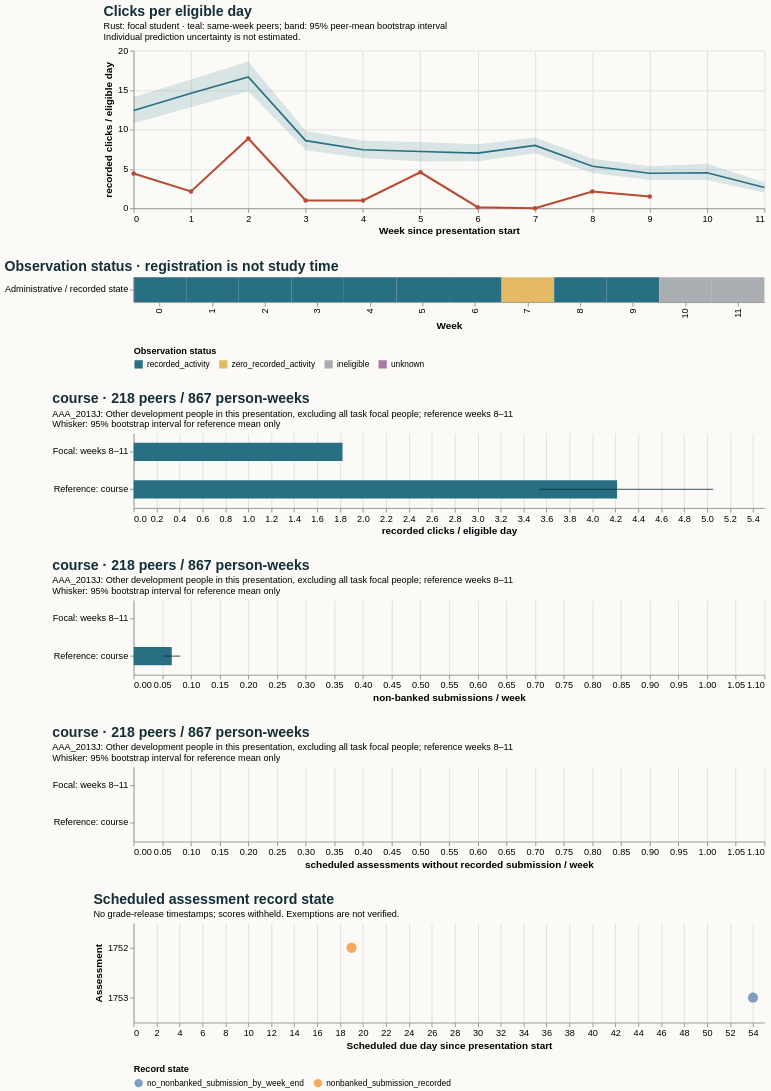

The specification (Vega-Lite) saved for this image:
### Vega-Lite specification from a JSON file in a GitHub repository (floating-point values rounded to 4 significant figures)
{"$schema": "https://vega.github.io/schema/vega-lite/v5.20.1.json", "config": {"axis": {"labelFontSize": 11, "titleFontSize": 12}, "background": "#fbfaf7", "font": "sans-serif", "title": {"anchor": "start", "color": "#142e38", "fontSize": 17, "subtitleFontSize": 11}, "view": {"continuousHeight": 300, "continuousWidth": 300, "stroke": null}}, "datasets": {"data-0161b79895f3c55d1539ab7d55862fba": [{"end_day": 6, "focal_value": 4.429, "peer_ci_high": 14.11, "peer_ci_low": 10.8, "peer_mean": 12.4, "peer_observations": 221, "peer_people": 221, "reference": "course", "unit": "recorded clicks / eligible day", "week": 0}, {"end_day": 13, "focal_value": 2.143, "peer_ci_high": 16.34, "peer_ci_low": 12.81, "peer_mean": 14.6, "peer_observations": 221, "peer_people": 221, "reference": "course", "unit": "recorded clicks / eligible day", "week": 1}, {"end_day": 20, "focal_value": 8.857, "peer_ci_high": 18.61, "peer_ci_low": 14.84, "peer_mean": 16.65, "peer_observations": 219, "peer_people": 219, "reference": "course", "unit": "recorded clicks / eligible day", "week": 2}, {"end_day": 27, "focal_value": 1.0, "peer_ci_high": 9.806, "peer_ci_low": 7.35, "peer_mean": 8.588, "peer_observations": 219, "peer_people": 219, "reference": "course", "unit": "recorded clicks / eligible day", "week": 3}, {"end_day": 34, "focal_value": 1.0, "peer_ci_high": 8.578, "peer_ci_low": 6.372, "peer_mean": 7.428, "peer_observations": 219, "peer_people": 219, "reference": "course", "unit": "recorded clicks / eligible day", "week": 4}, {"end_day": 41, "focal_value": 4.571, "peer_ci_high": 8.417, "peer_ci_low": 5.925, "peer_mean": 7.212, "peer_observations": 218, "peer_people": 218, "reference": "course", "unit": "recorded clicks / eligible day", "week": 5}, {"end_day": 48, "focal_value": 0.1429, "peer_ci_high": 8.14, "peer_ci_low": 5.981, "peer_mean": 7.002, "peer_observations": 218, "peer_people": 218, "reference": "course", "unit": "recorded clicks / eligible day", "week": 6}, {"end_day": 55, "focal_value": 0.0, "peer_ci_high": 8.994, "peer_ci_low": 6.971, "peer_mean": 7.978, "peer_observations": 218, "peer_people": 218, "reference": "course", "unit": "recorded clicks / eligible day", "week": 7}, {"end_day": 62, "focal_value": 2.143, "peer_ci_high": 6.298, "peer_ci_low": 4.468, "peer_mean": 5.34, "peer_observations": 218, "peer_people": 218, "reference": "course", "unit": "recorded clicks / eligible day", "week": 8}, {"end_day": 69, "focal_value": 1.5, "peer_ci_high": 5.334, "peer_ci_low": 3.608, "peer_mean": 4.446, "peer_observations": 217, "peer_people": 217, "reference": "course", "unit": "recorded clicks / eligible day", "week": 9}, {"end_day": 76, "focal_value": null, "peer_ci_high": 5.647, "peer_ci_low": 3.58, "peer_mean": 4.512, "peer_observations": 217, "peer_people": 217, "reference": "course", "unit": "recorded clicks / eligible day", "week": 10}, {"end_day": 83, "focal_value": null, "peer_ci_high": 3.295, "peer_ci_low": 1.986, "peer_mean": 2.639, "peer_observations": 215, "peer_people": 215, "reference": "course", "unit": "recorded clicks / eligible day", "week": 11}], "data-2152d33f5a70c1bb2c5dca03c4603871": [{"as_of_day": 20, "assessment_id": 1752, "course": "AAA_2013J", "due_day": 19, "person_id": 334333, "score_status": "withheld_release_time_unknown", "state": "nonbanked_submission_recorded", "week": 2}, {"as_of_day": 55, "assessment_id": 1753, "course": "AAA_2013J", "due_day": 54, "person_id": 334333, "score_status": "withheld_release_time_unknown", "state": "no_nonbanked_submission_by_week_end", "week": 7}], "data-770ce5d87c1c8bea199b2664b3a9bcb9": [{"hi": null, "lo": null, "series": "Focal: weeks 8–11", "value": 0.0}, {"hi": 0.0, "lo": 0.0, "series": "Reference: course", "value": 0.0}], "data-baef6699f21648b78d64938a6e0f6288": [{"hi": null, "lo": null, "series": "Focal: weeks 8–11", "value": 1.821}, {"hi": 5.052, "lo": 3.536, "series": "Reference: course", "value": 4.215}], "data-ccbcc4e86afc203ab0bf710db996cb02": [{"eligible_days": 7.0, "end_day": 6, "logging_completeness": "unknown", "observation_status": "recorded_activity", "row": "Administrative / recorded state", "score_status": "withheld_release_time_unknown", "start_day": 0, "value": 4.429, "week": 0}, {"eligible_days": 7.0, "end_day": 13, "logging_completeness": "unknown", "observation_status": "recorded_activity", "row": "Administrative / recorded state", "score_status": "withheld_release_time_unknown", "start_day": 7, "value": 2.143, "week": 1}, {"eligible_days": 7.0, "end_day": 20, "logging_completeness": "unknown", "observation_status": "recorded_activity", "row": "Administrative / recorded state", "score_status": "withheld_release_time_unknown", "start_day": 14, "value": 8.857, "week": 2}, {"eligible_days": 7.0, "end_day": 27, "logging_completeness": "unknown", "observation_status": "recorded_activity", "row": "Administrative / recorded state", "score_status": "withheld_release_time_unknown", "start_day": 21, "value": 1.0, "week": 3}, {"eligible_days": 7.0, "end_day": 34, "logging_completeness": "unknown", "observation_status": "recorded_activity", "row": "Administrative / recorded state", "score_status": "withheld_release_time_unknown", "start_day": 28, "value": 1.0, "week": 4}, {"eligible_days": 7.0, "end_day": 41, "logging_completeness": "unknown", "observation_status": "recorded_activity", "row": "Administrative / recorded state", "score_status": "withheld_release_time_unknown", "start_day": 35, "value": 4.571, "week": 5}, {"eligible_days": 7.0, "end_day": 48, "logging_completeness": "unknown", "observation_status": "recorded_activity", "row": "Administrative / recorded state", "score_status": "withheld_release_time_unknown", "start_day": 42, "value": 0.1429, "week": 6}, {"eligible_days": 7.0, "end_day": 55, "logging_completeness": "unknown", "observation_status": "zero_recorded_activity", "row": "Administrative / recorded state", "score_status": "withheld_release_time_unknown", "start_day": 49, "value": 0.0, "week": 7}, {"eligible_days": 7.0, "end_day": 62, "logging_completeness": "unknown", "observation_status": "recorded_activity", "row": "Administrative / recorded state", "score_status": "withheld_release_time_unknown", "start_day": 56, "value": 2.143, "week": 8}, {"eligible_days": 2.0, "end_day": 69, "logging_completeness": "unknown", "observation_status": "recorded_activity", "row": "Administrative / recorded state", "score_status": "withheld_release_time_unknown", "start_day": 63, "value": 1.5, "week": 9}, {"eligible_days": 0.0, "end_day": 76, "logging_completeness": "unknown", "observation_status": "ineligible", "row": "Administrative / recorded state", "score_status": "withheld_release_time_unknown", "start_day": 70, "value": null, "week": 10}, {"eligible_days": 0.0, "end_day": 83, "logging_completeness": "unknown", "observation_status": "ineligible", "row": "Administrative / recorded state", "score_status": "withheld_release_time_unknown", "start_day": 77, "value": null, "week": 11}], "data-f733d33dc84a4bdf57fb0d5bbcc3d6fe": [{"hi": null, "lo": null, "series": "Focal: weeks 8–11", "value": 0.0}, {"hi": 0.08142, "lo": 0.05161, "series": "Reference: course", "value": 0.06651}]}, "resolve": {"scale": {"color": "independent"}}, "spacing": 28, "vconcat": [{"data": {"name": "data-0161b79895f3c55d1539ab7d55862fba"}, "height": 190, "layer": [{"encoding": {"x": {"axis": {"tickMinStep": 1}, "field": "week", "title": "Week since presentation start", "type": "quantitative"}, "y": {"field": "peer_ci_low", "scale": {"zero": true}, "title": "recorded clicks / eligible day", "type": "quantitative"}, "y2": {"field": "peer_ci_high"}}, "mark": {"color": "#286f83", "opacity": 0.16, "type": "area"}}, {"encoding": {"tooltip": [{"field": "week", "type": "quantitative"}, {"field": "peer_mean", "type": "quantitative"}, {"field": "peer_people", "type": "quantitative"}, {"field": "peer_observations", "type": "quantitative"}], "x": {"field": "week", "type": "quantitative"}, "y": {"field": "peer_mean", "type": "quantitative"}}, "mark": {"color": "#286f83", "strokeWidth": 2, "type": "line"}}, {"encoding": {"tooltip": [{"field": "week", "type": "quantitative"}, {"field": "focal_value", "type": "quantitative"}], "x": {"field": "week", "type": "quantitative"}, "y": {"field": "focal_value", "type": "quantitative"}}, "mark": {"color": "#b64c35", "point": {"color": "#b64c35"}, "strokeWidth": 2.5, "type": "line"}}], "title": {"subtitle": ["Rust: focal student · teal: same-week peers; band: 95% peer-mean bootstrap interval", "Individual prediction uncertainty is not estimated."], "text": "Clicks per eligible day"}, "width": 760}, {"data": {"name": "data-ccbcc4e86afc203ab0bf710db996cb02"}, "encoding": {"color": {"field": "observation_status", "legend": {"labelLimit": 260, "orient": "bottom"}, "scale": {"domain": ["recorded_activity", "zero_recorded_activity", "ineligible", "unknown"], "range": ["#286f83", "#e4bb64", "#aaaeb3", "#ac78a5"]}, "title": "Observation status", "type": "nominal"}, "tooltip": [{"field": "week", "type": "quantitative"}, {"field": "eligible_days", "type": "quantitative"}, {"field": "observation_status", "type": "nominal"}, {"field": "logging_completeness", "type": "nominal"}], "x": {"field": "week", "title": "Week", "type": "ordinal"}, "y": {"field": "row", "title": null, "type": "nominal"}}, "height": 30, "mark": {"type": "rect"}, "title": "Observation status · registration is not study time", "width": 760}, {"data": {"name": "data-baef6699f21648b78d64938a6e0f6288"}, "height": 90, "layer": [{"encoding": {"x": {"field": "value", "scale": {"domain": [0, 5.305], "zero": true}, "title": "recorded clicks / eligible day", "type": "quantitative"}, "y": {"field": "series", "sort": null, "title": null, "type": "nominal"}}, "mark": {"color": "#286f83", "size": 22, "type": "bar"}}, {"encoding": {"x": {"field": "lo", "type": "quantitative"}, "x2": {"field": "hi"}, "y": {"field": "series", "sort": null, "title": null, "type": "nominal"}}, "mark": {"color": "#142e38", "type": "rule"}}], "title": {"subtitle": ["AAA_2013J: Other development people in this presentation, excluding all task focal people; reference weeks 8–11", "Whisker: 95% bootstrap interval for reference mean only"], "text": "course · 218 peers / 867 person-weeks"}, "width": 760}, {"data": {"name": "data-f733d33dc84a4bdf57fb0d5bbcc3d6fe"}, "height": 90, "layer": [{"encoding": {"x": {"field": "value", "scale": {"domain": [0, 1.05], "zero": true}, "title": "non-banked submissions / week", "type": "quantitative"}, "y": {"field": "series", "sort": null, "title": null, "type": "nominal"}}, "mark": {"color": "#286f83", "size": 22, "type": "bar"}}, {"encoding": {"x": {"field": "lo", "type": "quantitative"}, "x2": {"field": "hi"}, "y": {"field": "series", "sort": null, "title": null, "type": "nominal"}}, "mark": {"color": "#142e38", "type": "rule"}}], "title": {"subtitle": ["AAA_2013J: Other development people in this presentation, excluding all task focal people; reference weeks 8–11", "Whisker: 95% bootstrap interval for reference mean only"], "text": "course · 218 peers / 867 person-weeks"}, "width": 760}, {"data": {"name": "data-770ce5d87c1c8bea199b2664b3a9bcb9"}, "height": 90, "layer": [{"encoding": {"x": {"field": "value", "scale": {"domain": [0, 1.05], "zero": true}, "title": "scheduled assessments without recorded submission / week", "type": "quantitative"}, "y": {"field": "series", "sort": null, "title": null, "type": "nominal"}}, "mark": {"color": "#286f83", "size": 22, "type": "bar"}}, {"encoding": {"x": {"field": "lo", "type": "quantitative"}, "x2": {"field": "hi"}, "y": {"field": "series", "sort": null, "title": null, "type": "nominal"}}, "mark": {"color": "#142e38", "type": "rule"}}], "title": {"subtitle": ["AAA_2013J: Other development people in this presentation, excluding all task focal people; reference weeks 8–11", "Whisker: 95% bootstrap interval for reference mean only"], "text": "course · 218 peers / 867 person-weeks"}, "width": 760}, {"data": {"name": "data-2152d33f5a70c1bb2c5dca03c4603871"}, "encoding": {"color": {"field": "state", "legend": {"labelLimit": 400, "orient": "bottom"}, "title": "Record state", "type": "nominal"}, "tooltip": [{"field": "assessment_id", "type": "quantitative"}, {"field": "due_day", "type": "quantitative"}, {"field": "as_of_day", "type": "quantitative"}, {"field": "state", "type": "nominal"}, {"field": "score_status", "type": "nominal"}], "x": {"field": "due_day", "title": "Scheduled due day since presentation start", "type": "quantitative"}, "y": {"field": "assessment_id", "title": "Assessment", "type": "nominal"}}, "height": 120, "mark": {"filled": true, "size": 150, "type": "point"}, "title": {"subtitle": "No grade-release timestamps; scores withheld. Exemptions are not verified.", "text": "Scheduled assessment record state"}, "width": 760}]}
